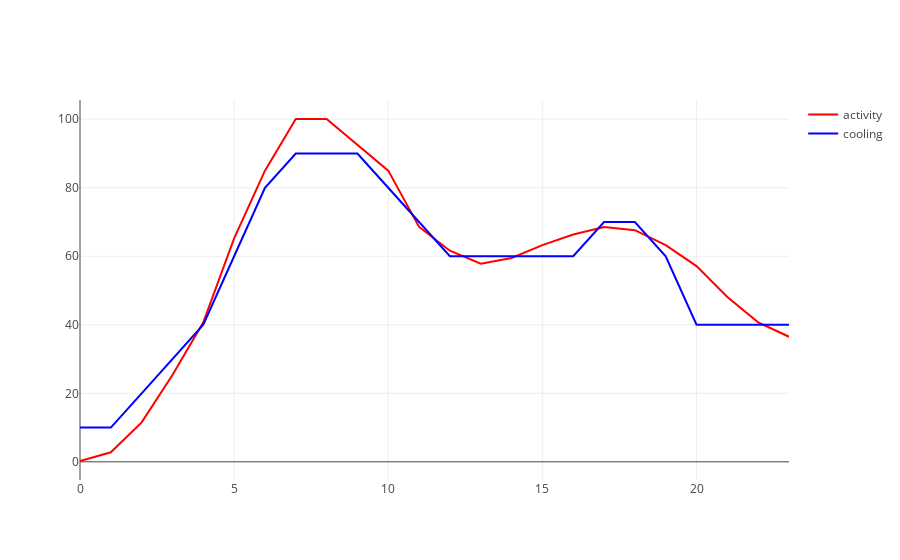

The notebook cell saved with this chart:
### Code cell
iplot(fig)

### Figure 1 — Plotly figure (JSON) as saved in the notebook; plotly's stock layout.template omitted (floating-point values rounded to 4 significant figures)
{"data": [{"line": {"color": "red", "width": 2}, "name": "activity", "type": "scatter", "x": [0, 1, 2, 3, 4, 5, 6, 7, 8, 9, 10, 11, 12, 13, 14, 15, 16, 17, 18, 19, 20, 21, 22, 23], "y": [0.2396, 2.78, 11.51, 25.33, 40.7, 65.21, 84.99, 100.1, 100.1, 92.53, 84.99, 68.55, 61.61, 57.8, 59.49, 63.25, 66.33, 68.55, 67.61, 63.25, 57.14, 48.11, 40.7, 36.51]}, {"line": {"color": "blue", "width": 2}, "name": "cooling", "type": "scatter", "x": [0, 1, 2, 3, 4, 5, 6, 7, 8, 9, 10, 11, 12, 13, 14, 15, 16, 17, 18, 19, 20, 21, 22, 23], "y": [10, 10, 20, 30, 40, 60, 80, 90, 90, 90, 80, 70, 60, 60, 60, 60, 60, 70, 70, 60, 40, 40, 40, 40]}], "layout": {}}
